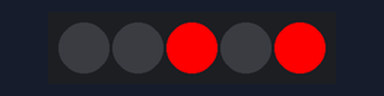
The sketch below on a simulated Arduino Uno, built with avr-gcc and run on an emulated ATmega328P. On the bench: 5 RGB LEDs in strip order, left to right. Random numbers use the default seed unless the sketch sets one.

Above: at 0.1 s.
At 5.82 s:
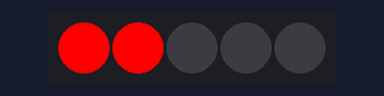
At 9.7 s:
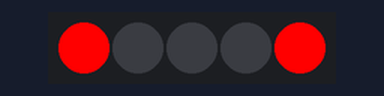
At 22.89 s:
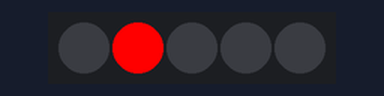
At 28.72 s:
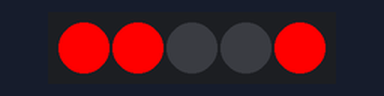
At 34.04 s:
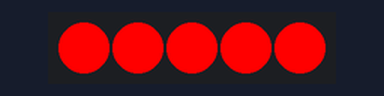
Timing chart, 0 to 40.0 s (numbered marks = the images above):
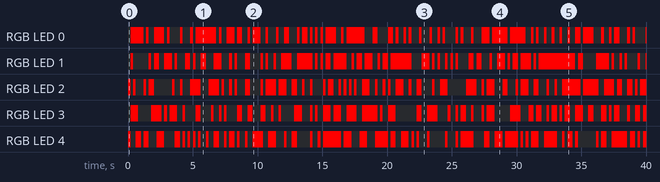

Measured:
- by itself, RGB LED 1: off → RGB(255, 0, 0) at 0.20 s, → off 0.20 s later, → RGB(255, 0, 0) 1.2 s later, → off 0.20 s later, … (97 changes in this stretch)
- by itself, RGB LED 3: off → RGB(255, 0, 0) at 0.20 s, → off 0.60 s later, → RGB(255, 0, 0) 1.0 s later, → off 0.80 s later, … (91 changes in this stretch)
- what the display in image 1 shows lasts 0.4 s, from 5.6 s to 6.0 s
- what the display in image 2 shows lasts 0.6 s, from 9.6 s to 10.2 s

The sketch:

fastled_5.ino
```cpp
#include <FastLED.h>

// LED 随机亮灯，

#define LED_PIN 5 // Replace with the pin number you used for DATA connection
#define NUM_LEDS 5 // Replace with the number of LEDs in your strip
#define FLICKER_DELAY 200 // Delay between flicker changes (in milliseconds)
CRGB leds[NUM_LEDS];

void setup() {

  FastLED.addLeds<WS2811, LED_PIN, GRB>(leds, NUM_LEDS);
}

void loop() {

  // Set the initial color for the candle蜡烛 flame 火焰
  CRGB flameColor = CRGB::Red;

  // Create a flickering 闪烁 effect
  for (int i = 0; i < NUM_LEDS; i++) {

    // Randomly flicker the LEDs
    if (random(10) < 5) {
      leds[i] = flameColor;
    } else {
      leds[i] = CRGB::Black;
    }
  }
  FastLED.show(); // Update the LED strip
  delay(FLICKER_DELAY); // Delay between flicker changes

}
```
